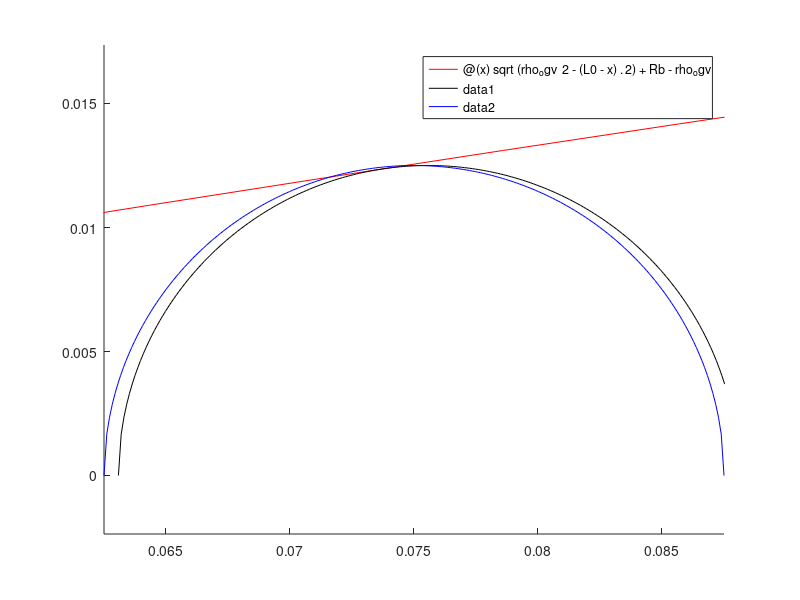

Recreate this plot in MATLAB.
%% ogive geometry work (06/09/2026) (no symbolic shit)
clc; clear; close all;
%%%%%%%%%%%%%%%%%%%%%%%%%%%%%%%%%%%%%%%%%%%%%%%%%%%%%%%%%%%%%%%%%%%%%%%%%%%
parent_dir_str = '2025';
path_parts = regexp(mfilename('fullpath'), filesep, 'split');
path_idx = find(cellfun(@(s1)strcmp(s1,parent_dir_str),path_parts));
parent_dir = fullfile(path_parts{1:path_idx});
addpath(genpath(parent_dir));
clear parent_dir_str path_idx path_parts
%%%%%%%%%%%%%%%%%%%%%%%%%%%%%%%%%%%%%%%%%%%%%%%%%%%%%%%%%%%%%%%%%%%%%%%%%%%
clc;

rho_ogv = 2.8;
L0      = 0.5;
Rn      = 12.5/1000;
Rb      = 45/1000;
y_ogive = @(x) sqrt(rho_ogv^2 - (L0-x).^2) + Rb - rho_ogv;
dydx_ogive = @(x) (L0-x)./sqrt(rho_ogv^2 - (L0 - x).^2);
y_circ    = @(x,x0) sqrt( Rn^2 - (x-x0).^2 );
dydx_circ = @(x,x0) -(x-x0)./sqrt(Rn^2- (x-x0).^2);


hold on
fplot(y_ogive,[0,0.1],'r')
axis equal

x01 = L0 + sqrt( (rho_ogv-Rn)^2 - (Rb-rho_ogv)^2 );
x02 = L0 - sqrt( (rho_ogv-Rn)^2 - (Rb-rho_ogv)^2 );

x0_guess = x02;
fplot(@(x)y_circ(x,x0_guess),[x0_guess-Rn,x0_guess+Rn],'k')

x0_guess = 0.075;
fplot(@(x)y_circ(x,x0_guess),[x0_guess-Rn,x0_guess+Rn],'b')


% 
